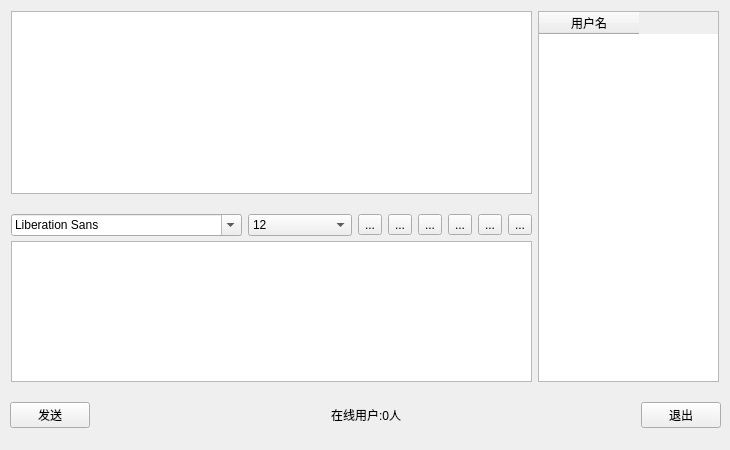
<?xml version="1.0" encoding="UTF-8"?>
<ui version="4.0">
 <class>Widget</class>
 <widget class="QWidget" name="Widget">
  <property name="geometry">
   <rect>
    <x>0</x>
    <y>0</y>
    <width>730</width>
    <height>450</height>
   </rect>
  </property>
  <property name="minimumSize">
   <size>
    <width>730</width>
    <height>450</height>
   </size>
  </property>
  <property name="maximumSize">
   <size>
    <width>730</width>
    <height>450</height>
   </size>
  </property>
  <property name="windowTitle">
   <string>Widget</string>
  </property>
  <widget class="QWidget" name="widget_2" native="true">
   <property name="geometry">
    <rect>
     <x>11</x>
     <y>11</y>
     <width>708</width>
     <height>381</height>
    </rect>
   </property>
   <widget class="QTextBrowser" name="msgBrowser">
    <property name="geometry">
     <rect>
      <x>0</x>
      <y>0</y>
      <width>521</width>
      <height>183</height>
     </rect>
    </property>
   </widget>
   <widget class="QWidget" name="widget" native="true">
    <property name="geometry">
     <rect>
      <x>0</x>
      <y>190</y>
      <width>521</width>
      <height>48</height>
     </rect>
    </property>
    <layout class="QHBoxLayout" name="horizontalLayout">
     <property name="leftMargin">
      <number>0</number>
     </property>
     <property name="topMargin">
      <number>0</number>
     </property>
     <property name="rightMargin">
      <number>0</number>
     </property>
     <property name="bottomMargin">
      <number>0</number>
     </property>
     <item>
      <widget class="QFontComboBox" name="fontCbx"/>
     </item>
     <item>
      <widget class="QComboBox" name="sizeCbx">
       <property name="toolTip">
        <string/>
       </property>
       <property name="currentText">
        <string>12</string>
       </property>
       <property name="currentIndex">
        <number>11</number>
       </property>
       <item>
        <property name="text">
         <string>1</string>
        </property>
       </item>
       <item>
        <property name="text">
         <string>2</string>
        </property>
       </item>
       <item>
        <property name="text">
         <string>3</string>
        </property>
       </item>
       <item>
        <property name="text">
         <string>4</string>
        </property>
       </item>
       <item>
        <property name="text">
         <string>5</string>
        </property>
       </item>
       <item>
        <property name="text">
         <string>6</string>
        </property>
       </item>
       <item>
        <property name="text">
         <string>7</string>
        </property>
       </item>
       <item>
        <property name="text">
         <string>8</string>
        </property>
       </item>
       <item>
        <property name="text">
         <string>9</string>
        </property>
       </item>
       <item>
        <property name="text">
         <string>10</string>
        </property>
       </item>
       <item>
        <property name="text">
         <string>11</string>
        </property>
       </item>
       <item>
        <property name="text">
         <string>12</string>
        </property>
       </item>
       <item>
        <property name="text">
         <string>13</string>
        </property>
       </item>
       <item>
        <property name="text">
         <string>14</string>
        </property>
       </item>
       <item>
        <property name="text">
         <string>15</string>
        </property>
       </item>
       <item>
        <property name="text">
         <string>16</string>
        </property>
       </item>
       <item>
        <property name="text">
         <string>17</string>
        </property>
       </item>
       <item>
        <property name="text">
         <string>18</string>
        </property>
       </item>
       <item>
        <property name="text">
         <string>19</string>
        </property>
       </item>
       <item>
        <property name="text">
         <string>20</string>
        </property>
       </item>
       <item>
        <property name="text">
         <string>21</string>
        </property>
       </item>
       <item>
        <property name="text">
         <string>22</string>
        </property>
       </item>
      </widget>
     </item>
     <item>
      <widget class="QToolButton" name="boldTBtn">
       <property name="text">
        <string>...</string>
       </property>
       <property name="icon">
        <iconset resource="re.qrc">
         <normaloff>:/images/bold.png</normaloff>:/images/bold.png</iconset>
       </property>
       <property name="checkable">
        <bool>true</bool>
       </property>
      </widget>
     </item>
     <item>
      <widget class="QToolButton" name="italicTBtn">
       <property name="text">
        <string>...</string>
       </property>
       <property name="icon">
        <iconset resource="re.qrc">
         <normaloff>:/images/italic.png</normaloff>:/images/italic.png</iconset>
       </property>
       <property name="checkable">
        <bool>true</bool>
       </property>
      </widget>
     </item>
     <item>
      <widget class="QToolButton" name="underlineTBtn">
       <property name="text">
        <string>...</string>
       </property>
       <property name="icon">
        <iconset resource="re.qrc">
         <normaloff>:/images/under.png</normaloff>:/images/under.png</iconset>
       </property>
       <property name="checkable">
        <bool>true</bool>
       </property>
      </widget>
     </item>
     <item>
      <widget class="QToolButton" name="colorTBtn">
       <property name="text">
        <string>...</string>
       </property>
       <property name="icon">
        <iconset resource="re.qrc">
         <normaloff>:/images/color.png</normaloff>:/images/color.png</iconset>
       </property>
       <property name="checkable">
        <bool>true</bool>
       </property>
      </widget>
     </item>
     <item>
      <widget class="QToolButton" name="saveTBtn">
       <property name="text">
        <string>...</string>
       </property>
       <property name="icon">
        <iconset resource="re.qrc">
         <normaloff>:/images/save.png</normaloff>:/images/save.png</iconset>
       </property>
       <property name="checkable">
        <bool>true</bool>
       </property>
      </widget>
     </item>
     <item>
      <widget class="QToolButton" name="clearTBtn">
       <property name="text">
        <string>...</string>
       </property>
       <property name="icon">
        <iconset resource="re.qrc">
         <normaloff>:/images/clear.png</normaloff>:/images/clear.png</iconset>
       </property>
       <property name="checkable">
        <bool>true</bool>
       </property>
      </widget>
     </item>
    </layout>
   </widget>
   <widget class="QTextEdit" name="msgTxtEdit">
    <property name="geometry">
     <rect>
      <x>0</x>
      <y>230</y>
      <width>521</width>
      <height>141</height>
     </rect>
    </property>
   </widget>
   <widget class="QTableWidget" name="usrTblWidget">
    <property name="geometry">
     <rect>
      <x>527</x>
      <y>0</y>
      <width>181</width>
      <height>371</height>
     </rect>
    </property>
    <column>
     <property name="text">
      <string>用户名</string>
     </property>
    </column>
   </widget>
  </widget>
  <widget class="QWidget" name="widget_3" native="true">
   <property name="geometry">
    <rect>
     <x>10</x>
     <y>390</y>
     <width>711</width>
     <height>50</height>
    </rect>
   </property>
   <layout class="QHBoxLayout" name="horizontalLayout_2">
    <property name="leftMargin">
     <number>0</number>
    </property>
    <property name="topMargin">
     <number>0</number>
    </property>
    <property name="rightMargin">
     <number>0</number>
    </property>
    <property name="bottomMargin">
     <number>0</number>
    </property>
    <item>
     <widget class="QPushButton" name="sendBtn">
      <property name="text">
       <string>发送</string>
      </property>
     </widget>
    </item>
    <item>
     <spacer name="horizontalSpacer">
      <property name="orientation">
       <enum>Qt::Horizontal</enum>
      </property>
      <property name="sizeHint" stdset="0">
       <size>
        <width>200</width>
        <height>20</height>
       </size>
      </property>
     </spacer>
    </item>
    <item>
     <widget class="QLabel" name="usrNumLbl">
      <property name="text">
       <string>在线用户:0人</string>
      </property>
     </widget>
    </item>
    <item>
     <spacer name="horizontalSpacer_2">
      <property name="orientation">
       <enum>Qt::Horizontal</enum>
      </property>
      <property name="sizeHint" stdset="0">
       <size>
        <width>200</width>
        <height>20</height>
       </size>
      </property>
     </spacer>
    </item>
    <item>
     <widget class="QPushButton" name="exitBtn">
      <property name="text">
       <string>退出</string>
      </property>
     </widget>
    </item>
   </layout>
  </widget>
 </widget>
 <layoutdefault spacing="6" margin="11"/>
 <resources>
  <include location="re.qrc"/>
 </resources>
 <connections/>
</ui>
